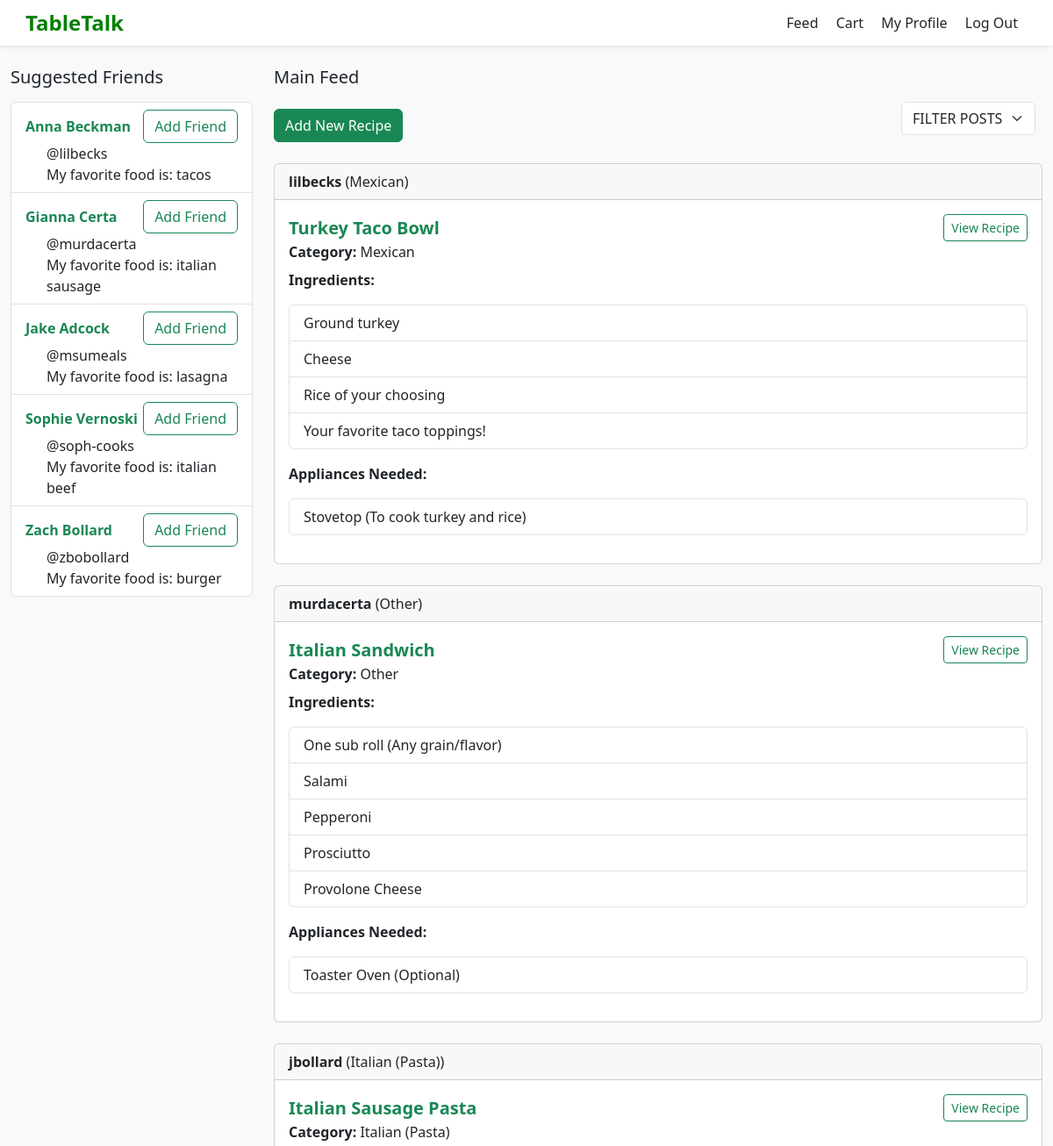
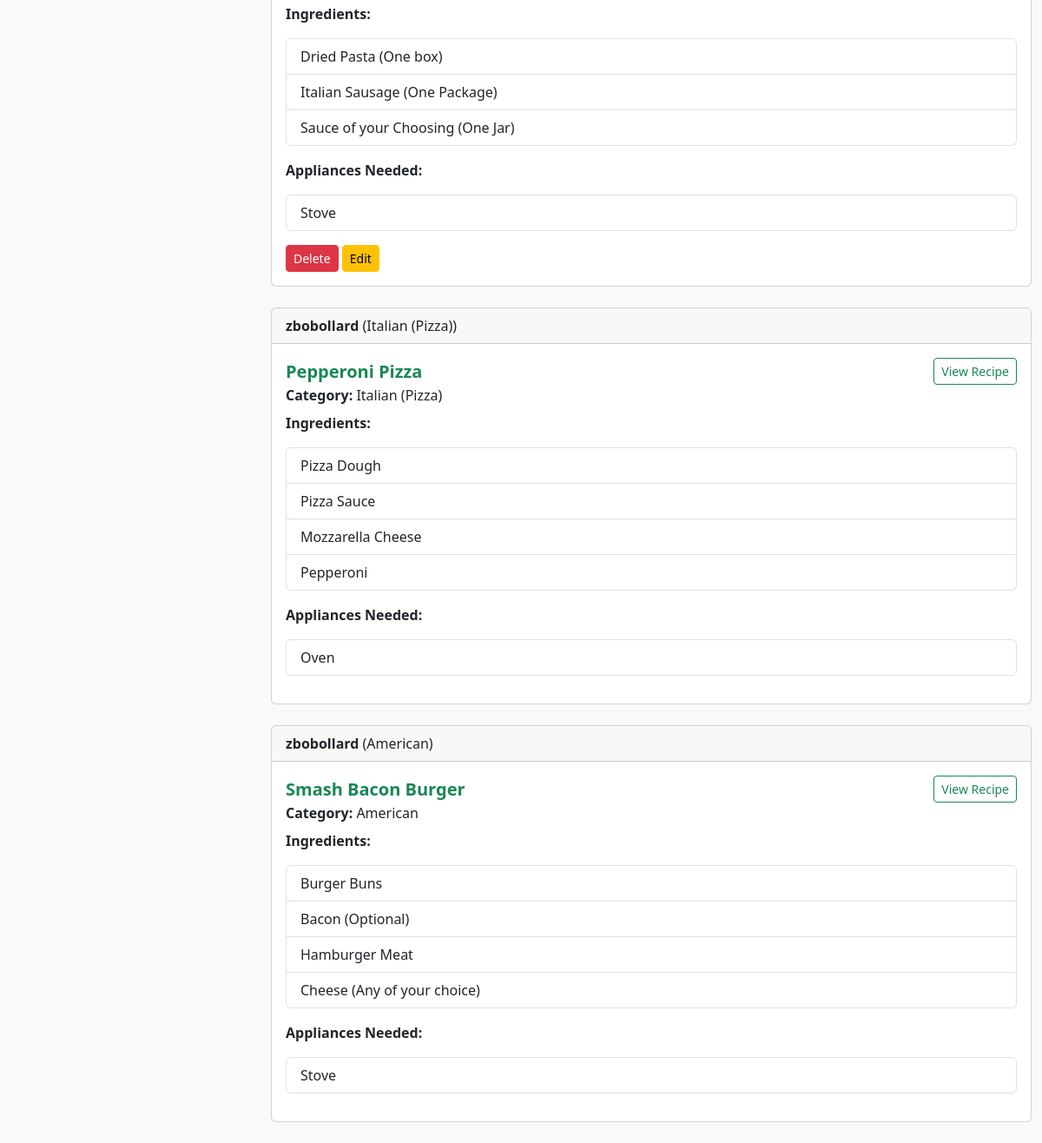
Screenshot of /show_feed (signed in) with the database file from the repository (2 pictures, top to bottom).
### tables this page shows
CREATE TABLE users (
    id INTEGER PRIMARY KEY AUTOINCREMENT,
    username TEXT NOT NULL,
    password TEXT NOT NULL,
    first_name TEXT NOT NULL,
    last_name TEXT NOT NULL,
    favorite_food TEXT NOT NULL
);

CREATE TABLE "posts" (
    id INTEGER PRIMARY KEY AUTOINCREMENT,
    title TEXT NOT NULL,
    category TEXT NOT NULL,
    user_id INTEGER NOT NULL,
    appliance_id INTEGER, username, ingredients, steps, appliances,  -- now optional
    -- include any other columns you had
    FOREIGN KEY (user_id) REFERENCES users(id)
);

### app.py (the view)
@app.route('/show_feed', methods=['GET', 'POST'])
def show_feed():
    if 'username' in session:
        db = get_db()
        username = session['username']
        user_row = db.execute('SELECT id FROM users WHERE username = ?', (username,)).fetchone()
        if not user_row:
            flash("User not found in database", "error")
            return redirect(url_for('login'))
        user_id = user_row['id']
        feed = db.execute('SELECT * FROM posts ORDER BY id DESC').fetchall()
        friends = db.execute('SELECT first_name, last_name, username, favorite_food FROM users WHERE id != ? ORDER BY id DESC', (user_id,)).fetchall()
        return render_template('main_feed.html', posts=feed, suggested_friends=friends)
    else:
        flash("Please log in to view the feed", "error")
        return render_template('login.html')

### app.py (called while the page is built)
def connect_db():
    rv = sqlite3.connect(app.config['DATABASE'])
    rv.row_factory = sqlite3.Row
    return rv

def get_db():
    if not hasattr(g, 'sqlite_db'):
        g.sqlite_db = connect_db()
    return g.sqlite_db

### templates/main_feed.html (shortened to what this page needs)
{% extends "layout.html" %}
{% block content %}
<div class="container-fluid mt-4">
  <div class="row">
    <div class="col-md-3">
      <h5 class="mb-3">Suggested Friends</h5>
      <ul class="list-group">
          {% for friend in suggested_friends %}
              <li class="list-group-item">
                <div class="d-flex justify-content-between align-items-center">
                  <a href="{{ url_for('show_user_profile', username=friend.username) }}" class="text-success text-decoration-none">
                    <strong>{{ friend.first_name }} {{ friend.last_name }}</strong>
                  </a>
                  <button class="btn btn-outline-success">Add Friend</button>
                </div>
                <div class="ms-4" style="text-align: left">@{{ friend.username }}</div>
                <div class="ms-4"style="text-align: left">My favorite food is: {{ friend.favorite_food }}</div>
              </li>
          {% endfor %}
      </ul>
    </div>
    <div class="col-md-9">
      <h5 class="mb-3">Main Feed</h5>
      <div class="d-flex justify-content-between align-items-center mb-3">
        <button type="button" class="btn btn-success" data-bs-toggle="modal" data-bs-target="#recipeModal">Add New Recipe</button>
        <form method="get" action="{{ url_for('filter_posts') }}" class="d-flex align-items-center mb-3">
          <select name="filter_category" class="form-select w-auto me-2" data-role="filter">
            <option value="FILTER POSTS" {% if selected_category == 'FILTER POSTS' or not selected_category %}selected{% endif %}>FILTER POSTS</option>
          </select>
        </form>
      </div>
      {% for post in posts %}
      <div class="card mb-4">
        <div class="card-header">
          <strong>{{ post.username }}</strong> ({{ post.category }})
        </div>
        <div class="card-body">
          <div class="d-flex justify-content-between align-items-center">
              <h5 class="card-title text-success fw-bold mb-0">{{ post.title }}</h5>
              <a href="{{ url_for('view_recipe', recipe_id=post.id) }}" class="btn btn-outline-success btn-sm">View Recipe</a>
          </div>
          <div class="mb-2"><strong>Category:</strong> {{ post.category }}</div>
          <p><strong>Ingredients:</strong></p>
          <ul class="list-group mb-3">
            {% for ingredient in post.ingredients.split('\n') %}
            <li class="list-group-item">{{ ingredient }}</li>
            {% endfor %}
          </ul>
          <p><strong>Appliances Needed:</strong></p>
          <ul class="list-group mb-3">
            {% for appliance in post.appliances.split('\n') %}
            <li class="list-group-item">{{ appliance }}</li>
            {% endfor %}
          </ul>
          {% if post.username == session['username'] %}
          <div class="mt-2">
            <form method="POST" action="{{ url_for('delete_post', post_id=post.id) }}" style="display:inline;">
              <button type="submit" class="btn btn-danger btn-sm">Delete</button>
            </form>
            <button type="button"
                    class="btn btn-warning btn-sm"
                    data-bs-toggle="modal"
                    data-bs-target="#editModal"
                    data-id="{{ post.id }}"
                    data-title="{{ post.title }}"
                    data-category="{{ post.category }}"
                    data-ingredients="{{ post.ingredients | escape }}"
                    data-steps="{{ post.steps | escape }}">
              Edit</button>
          </div>
          {% endif %}
        </div>
      </div>
      {% endfor %}
    </div>
  </div>
</div>
{% endblock %}

### templates/layout.html (shortened to what this page needs)
<!DOCTYPE html>
<html lang="en">
<head>
    <link href="https://cdn.jsdelivr.net/npm/bootstrap@5.3.2/dist/css/bootstrap.min.css" rel="stylesheet">
</head>
<body>
    <nav class="navbar navbar-light bg-white shadow-sm px-4">
        <span class="logo">
             TableTalk
        </span>
        <div>
            <a href="{{ url_for('show_feed') }}" class="nav-link d-inline-block me-3">Feed</a>
            <a href="{{ url_for('show_cart') }}" class="nav-link d-inline-block me-3">Cart</a>
            <a href="{{ url_for('show_profile') }}" class="nav-link d-inline-block me-3">My Profile</a>
            <a href="{{ url_for('logout') }}" class="nav-link d-inline-block me-3">Log Out</a>
        </div>
    </nav>
    {% block content %}
    {% endblock %}
</body>
</html>

### templates/layout.html (style rules this page uses)
body { background-color: #f8f9fa; }
.logo { font-size: 1.5rem; font-weight: bold; color: green; }

### rows the page displays
users: first_name "Anna", last_name "Beckman", username "lilbecks", favorite_food "tacos"
users: first_name "Gianna", last_name "Certa", username "murdacerta", favorite_food "italian sausage"
users: first_name "Jake", last_name "Adcock", username "msumeals", favorite_food "lasagna"
users: first_name "Sophie", last_name "Vernoski", username "soph-cooks", favorite_food "italian beef"
users: first_name "Zach", last_name "Bollard", username "zbobollard", favorite_food "burger"
posts: username "lilbecks", category "Mexican", title "Turkey Taco Bowl", ingredient "Ground turkey" "Cheese" "Rice of your choosing" "Your favorite taco toppings!", appliances "Stovetop (To cook turkey and rice)"
posts: username "murdacerta", category "Other", title "Italian Sandwich", ingredient "One sub roll (Any grain/flavor)" "Salami" "Pepperoni" "Prosciutto" "Provolone Cheese", appliances "Toaster Oven (Optional)"
posts: username "jbollard", category "Italian (Pasta)", title "Italian Sausage Pasta", ingredient "Dried Pasta (One box)" "Italian Sausage (One Package)" "Sauce of your Choosing (One Jar)", appliances "Stove"
posts: username "zbobollard", category "Italian (Pizza)", title "Pepperoni Pizza", ingredient "Pizza Dough" "Pizza Sauce" "Mozzarella Cheese" "Pepperoni", appliances "Oven"
posts: username "zbobollard", category "American", title "Smash Bacon Burger", ingredient "Burger Buns" "Bacon (Optional)" "Hamburger Meat" "Cheese (Any of your choice)", appliances "Stove"
